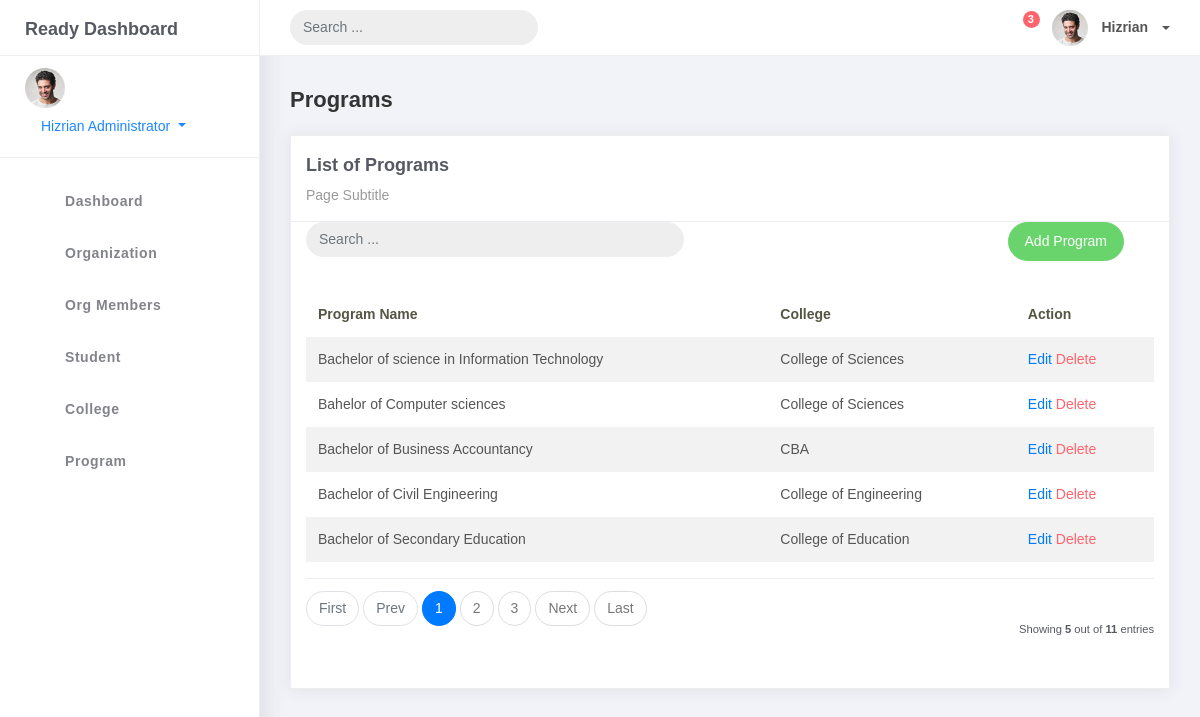
The app's page /program_list, older data.
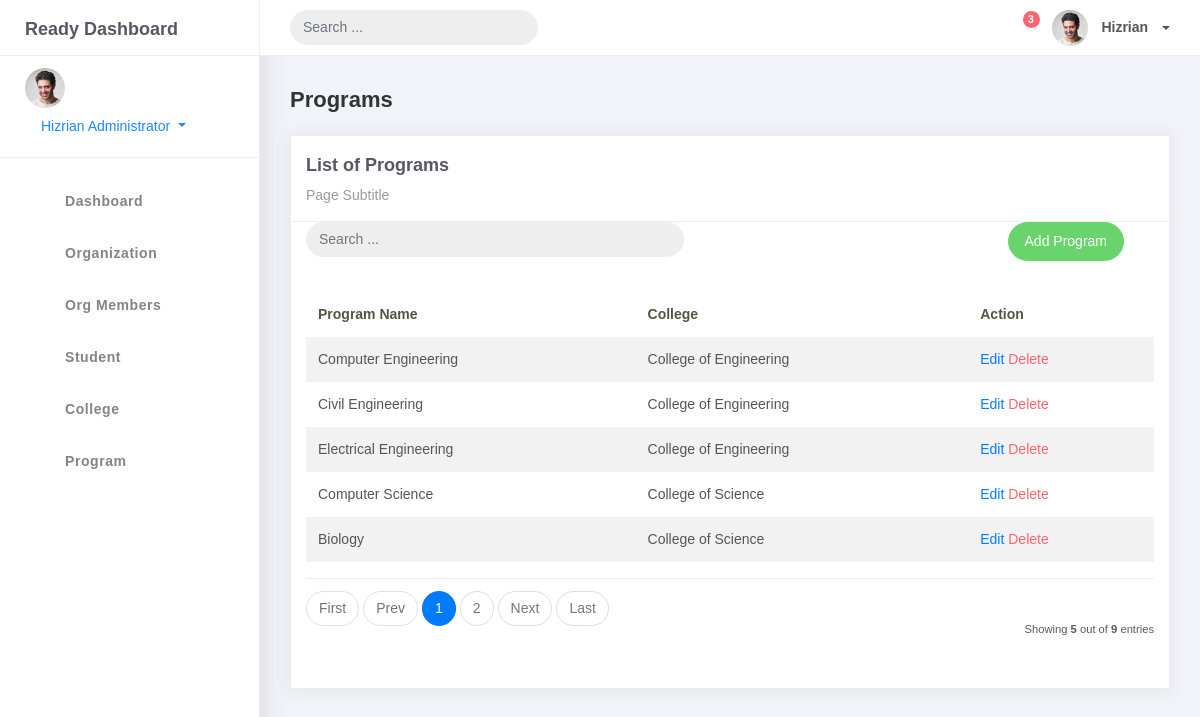
The same page, newer data.
### studentorgs/models.py (models this page shows, shortened)
class BaseModel(models.Model):
    created_at = models.DateTimeField(auto_now_add=True, db_index=True)
    updated_at = models.DateTimeField(auto_now=True)
    class Meta:
        abstract = True

class Program(BaseModel):
    prog_name = models.CharField(max_length=150)
    college = models.ForeignKey(College, on_delete=models.CASCADE)

class College(BaseModel):
    college_name = models.CharField(max_length=150)
    def __str__(self):
        return self.college_name

### studentorgs/views.py (the view)
# urls.py: path('program_list', ProgramList.as_view(), name='program-list'),
class ProgramList(ListView):
    model = Program
    context_object_name = 'program'
    template_name = 'program_list.html'
    paginate_by = 5

### templates/program_list.html
{% extends 'base.html' %}
{% load static %}
{% block content %}
<div class="content">
    <div class="container-fluid">
        <h4 class="page-title">Programs</h4>
        <div class="row">
            <div class="col-md-12">
                <div class="card">
                    <div class="card-header">
                        <div class="card-title">List of Programs</div>
                        <div class="card-category">Page Subtitle</div>
                    </div>
                    <div class="col-md-12 row">
                        <div class="col-md-6">
                            <form class="navbar-left navbar-form nav-search mr-md-3" action="">
                                <div class="input-group">
                                    <input type="text" placeholder="Search ..." class="form-control" />
                                    <div class="input-group-append">
                                        <span class="input-group-text">
                                            <i class="la la-search search-icon"></i>
                                        </span>
                                    </div>
                                </div>
                            </form>
                        </div>
                        <div class="col-md-6">
                            <div class="pull-right">
                                <a href="{% url 'program-add' %}" class="btn btn-success btn-rounded">Add Program</a>
                            </div>
                        </div>
                    </div>
                    <div class="card-body">
                        <table class="table table-striped mt-3">
                            <thead>
                                <tr>
                                    <th scope="col">Program Name</th>
                                    <th scope="col">College</th>
                                    <th scope="col">Action</th>
                                </tr>
                            </thead>
                            <tbody>
                                {% for object in object_list %}
                                <tr>
                                    <td>{{ object.prog_name }}</td>
                                    <td>{{ object.college }}</td>
                                    <td>
                                        <a href="program_list/{{ object.id }}">Edit</a>
                                        <a href="program_list/{{ object.id }}/delete" class="text-danger">Delete</a>
                                    </td>
                                </tr>
                                {% empty %}
                                <tr>
                                    <td colspan="4" style="text-align: center;">
                                        <p class="text-sm font-weight-bold mb-0">No Records Found</p>
                                    </td>
                                </tr>
                                {% endfor %}
                            </tbody>
                        </table>
                        {% include 'includes/pagination.html' %}
                    </div>
                </div>
            </div>
        </div>
    </div>
</div>
{% endblock %}

Row changes from the older to the newer data that the page shows:
removed Program: prog_name "Bachelor of science in Information Technology", college "College of Sciences"
removed Program: prog_name "Bahelor of Computer sciences", college "College of Sciences"
removed Program: prog_name "Bachelor of Business Accountancy", college "CBA"
removed Program: prog_name "Bachelor of Civil Engineering", college "College of Engineering"
removed Program: prog_name "Bachelor of Secondary Education", college "College of Education"
added Program: prog_name "Computer Engineering", college "College of Engineering"
added Program: prog_name "Civil Engineering", college "College of Engineering"
added Program: prog_name "Electrical Engineering", college "College of Engineering"
added Program: prog_name "Computer Science", college "College of Science"
added Program: prog_name "Biology", college "College of Science"
Text that changed along with them:
{{ paginator.count }}: "11" → "9"
list line gone: "3"
